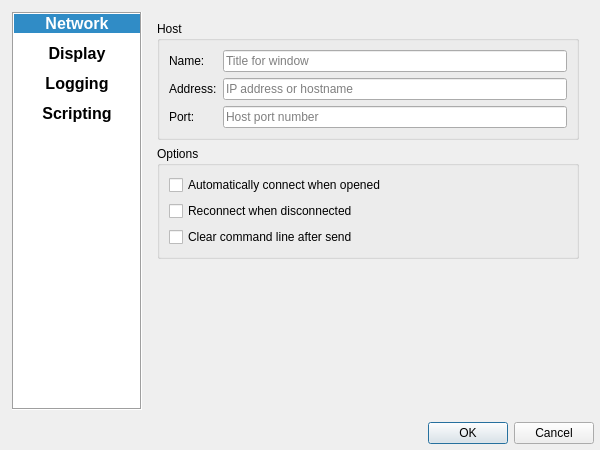
<?xml version="1.0" encoding="UTF-8"?>
<ui version="4.0">
 <class>DialogProfile</class>
 <widget class="QDialog" name="DialogProfile">
  <property name="geometry">
   <rect>
    <x>0</x>
    <y>0</y>
    <width>600</width>
    <height>450</height>
   </rect>
  </property>
  <property name="sizePolicy">
   <sizepolicy hsizetype="Expanding" vsizetype="Expanding">
    <horstretch>0</horstretch>
    <verstretch>0</verstretch>
   </sizepolicy>
  </property>
  <property name="minimumSize">
   <size>
    <width>469</width>
    <height>339</height>
   </size>
  </property>
  <property name="windowTitle">
   <string>Profile Preferences</string>
  </property>
  <property name="modal">
   <bool>true</bool>
  </property>
  <layout class="QVBoxLayout" name="verticalLayout_3">
   <property name="leftMargin">
    <number>6</number>
   </property>
   <property name="topMargin">
    <number>6</number>
   </property>
   <property name="rightMargin">
    <number>6</number>
   </property>
   <property name="bottomMargin">
    <number>6</number>
   </property>
   <item>
    <layout class="QHBoxLayout" name="horizontalLayout">
     <property name="leftMargin">
      <number>6</number>
     </property>
     <property name="topMargin">
      <number>6</number>
     </property>
     <property name="rightMargin">
      <number>6</number>
     </property>
     <property name="bottomMargin">
      <number>6</number>
     </property>
     <item>
      <widget class="QListWidget" name="pageList">
       <property name="sizePolicy">
        <sizepolicy hsizetype="Fixed" vsizetype="Expanding">
         <horstretch>0</horstretch>
         <verstretch>0</verstretch>
        </sizepolicy>
       </property>
       <property name="minimumSize">
        <size>
         <width>130</width>
         <height>0</height>
        </size>
       </property>
       <property name="maximumSize">
        <size>
         <width>97</width>
         <height>16777215</height>
        </size>
       </property>
       <property name="font">
        <font>
         <pointsize>12</pointsize>
         <weight>75</weight>
         <bold>true</bold>
        </font>
       </property>
       <property name="frameShape">
        <enum>QFrame::Box</enum>
       </property>
       <property name="horizontalScrollBarPolicy">
        <enum>Qt::ScrollBarAlwaysOff</enum>
       </property>
       <property name="editTriggers">
        <set>QAbstractItemView::NoEditTriggers</set>
       </property>
       <property name="movement">
        <enum>QListView::Snap</enum>
       </property>
       <property name="isWrapping" stdset="0">
        <bool>false</bool>
       </property>
       <property name="gridSize">
        <size>
         <width>0</width>
         <height>30</height>
        </size>
       </property>
       <property name="uniformItemSizes">
        <bool>true</bool>
       </property>
       <property name="currentRow">
        <number>0</number>
       </property>
       <item>
        <property name="text">
         <string>Network</string>
        </property>
        <property name="textAlignment">
         <set>AlignHCenter|AlignVCenter|AlignCenter</set>
        </property>
        <property name="icon">
         <iconset resource="mudder.qrc">
          <normaloff>:/icons/connection</normaloff>:/icons/connection</iconset>
        </property>
        <property name="flags">
         <set>ItemIsSelectable|ItemIsEnabled</set>
        </property>
       </item>
       <item>
        <property name="text">
         <string>Display</string>
        </property>
        <property name="textAlignment">
         <set>AlignHCenter|AlignVCenter|AlignCenter</set>
        </property>
        <property name="icon">
         <iconset resource="mudder.qrc">
          <normaloff>:/icons/display</normaloff>:/icons/display</iconset>
        </property>
        <property name="flags">
         <set>ItemIsSelectable|ItemIsEnabled</set>
        </property>
       </item>
       <item>
        <property name="text">
         <string>Logging</string>
        </property>
        <property name="textAlignment">
         <set>AlignHCenter|AlignVCenter|AlignCenter</set>
        </property>
        <property name="icon">
         <iconset resource="mudder.qrc">
          <normaloff>:/icons/logging</normaloff>:/icons/logging</iconset>
        </property>
        <property name="flags">
         <set>ItemIsSelectable|ItemIsEnabled</set>
        </property>
       </item>
       <item>
        <property name="text">
         <string>Scripting</string>
        </property>
        <property name="textAlignment">
         <set>AlignHCenter|AlignVCenter|AlignCenter</set>
        </property>
        <property name="icon">
         <iconset resource="mudder.qrc">
          <normaloff>:/icons/scripting</normaloff>:/icons/scripting</iconset>
        </property>
        <property name="flags">
         <set>ItemIsSelectable|ItemIsEnabled</set>
        </property>
       </item>
      </widget>
     </item>
     <item>
      <widget class="QStackedWidget" name="stackedWidget">
       <property name="sizePolicy">
        <sizepolicy hsizetype="Expanding" vsizetype="Expanding">
         <horstretch>0</horstretch>
         <verstretch>0</verstretch>
        </sizepolicy>
       </property>
       <property name="currentIndex">
        <number>0</number>
       </property>
       <widget class="QWidget" name="connection">
        <property name="sizePolicy">
         <sizepolicy hsizetype="Expanding" vsizetype="Expanding">
          <horstretch>0</horstretch>
          <verstretch>0</verstretch>
         </sizepolicy>
        </property>
        <layout class="QVBoxLayout" name="verticalLayout" stretch="0,0,1">
         <item>
          <widget class="QGroupBox" name="groupConnectHost">
           <property name="sizePolicy">
            <sizepolicy hsizetype="Expanding" vsizetype="Preferred">
             <horstretch>0</horstretch>
             <verstretch>0</verstretch>
            </sizepolicy>
           </property>
           <property name="minimumSize">
            <size>
             <width>0</width>
             <height>104</height>
            </size>
           </property>
           <property name="title">
            <string>Host</string>
           </property>
           <layout class="QFormLayout" name="formLayout_2">
            <item row="0" column="0">
             <widget class="QLabel" name="labelName">
              <property name="text">
               <string>Name:</string>
              </property>
             </widget>
            </item>
            <item row="0" column="1">
             <widget class="QLineEdit" name="name">
              <property name="maxLength">
               <number>30</number>
              </property>
              <property name="placeholderText">
               <string>Title for window</string>
              </property>
             </widget>
            </item>
            <item row="1" column="0">
             <widget class="QLabel" name="labelAddress">
              <property name="text">
               <string>Address:</string>
              </property>
             </widget>
            </item>
            <item row="1" column="1">
             <widget class="QLineEdit" name="address">
              <property name="placeholderText">
               <string>IP address or hostname</string>
              </property>
             </widget>
            </item>
            <item row="2" column="0">
             <widget class="QLabel" name="labelPort">
              <property name="text">
               <string>Port:</string>
              </property>
             </widget>
            </item>
            <item row="2" column="1">
             <widget class="QLineEdit" name="port">
              <property name="inputMask">
               <string>D0000</string>
              </property>
              <property name="placeholderText">
               <string>Host port number</string>
              </property>
             </widget>
            </item>
           </layout>
          </widget>
         </item>
         <item>
          <widget class="QGroupBox" name="groupConnectToggles">
           <property name="sizePolicy">
            <sizepolicy hsizetype="Expanding" vsizetype="Preferred">
             <horstretch>0</horstretch>
             <verstretch>0</verstretch>
            </sizepolicy>
           </property>
           <property name="minimumSize">
            <size>
             <width>0</width>
             <height>78</height>
            </size>
           </property>
           <property name="title">
            <string>Options</string>
           </property>
           <property name="alignment">
            <set>Qt::AlignLeading|Qt::AlignLeft|Qt::AlignTop</set>
           </property>
           <layout class="QFormLayout" name="formLayout_6">
            <property name="fieldGrowthPolicy">
             <enum>QFormLayout::AllNonFixedFieldsGrow</enum>
            </property>
            <item row="0" column="0">
             <widget class="QCheckBox" name="checkAutoConnect">
              <property name="text">
               <string>Automatically connect when opened</string>
              </property>
             </widget>
            </item>
            <item row="1" column="0">
             <widget class="QCheckBox" name="checkReconnect">
              <property name="text">
               <string>Reconnect when disconnected</string>
              </property>
             </widget>
            </item>
            <item row="2" column="0">
             <widget class="QCheckBox" name="checkClearCommands">
              <property name="text">
               <string>Clear command line after send</string>
              </property>
             </widget>
            </item>
           </layout>
          </widget>
         </item>
         <item>
          <spacer name="verticalSpacer">
           <property name="orientation">
            <enum>Qt::Vertical</enum>
           </property>
           <property name="sizeHint" stdset="0">
            <size>
             <width>0</width>
             <height>0</height>
            </size>
           </property>
          </spacer>
         </item>
        </layout>
       </widget>
       <widget class="QWidget" name="display">
        <layout class="QVBoxLayout" name="verticalLayout_2" stretch="0,0,0,0,1">
         <item>
          <widget class="QGroupBox" name="groupOutputFont">
           <property name="title">
            <string>Output Font</string>
           </property>
           <layout class="QFormLayout" name="formLayout">
            <property name="labelAlignment">
             <set>Qt::AlignRight|Qt::AlignTrailing|Qt::AlignVCenter</set>
            </property>
            <item row="0" column="0">
             <widget class="QLabel" name="labelOutputFont">
              <property name="text">
               <string>Family:</string>
              </property>
              <property name="alignment">
               <set>Qt::AlignRight|Qt::AlignTrailing|Qt::AlignVCenter</set>
              </property>
             </widget>
            </item>
            <item row="0" column="1">
             <widget class="QFontComboBox" name="comboOutputFont">
              <property name="editable">
               <bool>false</bool>
              </property>
              <property name="writingSystem">
               <enum>QFontDatabase::Latin</enum>
              </property>
              <property name="fontFilters">
               <set>QFontComboBox::MonospacedFonts</set>
              </property>
              <property name="currentFont">
               <font>
                <family>Lucida Console</family>
                <pointsize>10</pointsize>
               </font>
              </property>
             </widget>
            </item>
            <item row="1" column="0">
             <widget class="QLabel" name="labelOutputFontSize">
              <property name="text">
               <string>Point size:</string>
              </property>
              <property name="alignment">
               <set>Qt::AlignRight|Qt::AlignTrailing|Qt::AlignVCenter</set>
              </property>
             </widget>
            </item>
            <item row="1" column="1">
             <widget class="QComboBox" name="comboOutputFontSize"/>
            </item>
            <item row="2" column="0">
             <widget class="QLabel" name="labelOutputAntiAliased">
              <property name="text">
               <string>Anti-aliased:</string>
              </property>
             </widget>
            </item>
            <item row="2" column="1">
             <widget class="QCheckBox" name="checkOutputAntiAliased">
              <property name="text">
               <string/>
              </property>
             </widget>
            </item>
           </layout>
          </widget>
         </item>
         <item>
          <widget class="QGroupBox" name="groupInputFont">
           <property name="title">
            <string>Input Font</string>
           </property>
           <layout class="QFormLayout" name="formLayout_4">
            <property name="labelAlignment">
             <set>Qt::AlignRight|Qt::AlignTrailing|Qt::AlignVCenter</set>
            </property>
            <item row="0" column="0">
             <widget class="QLabel" name="labelInputFont">
              <property name="text">
               <string>Family:</string>
              </property>
              <property name="alignment">
               <set>Qt::AlignRight|Qt::AlignTrailing|Qt::AlignVCenter</set>
              </property>
             </widget>
            </item>
            <item row="0" column="1">
             <widget class="QFontComboBox" name="comboInputFont">
              <property name="editable">
               <bool>false</bool>
              </property>
              <property name="writingSystem">
               <enum>QFontDatabase::Latin</enum>
              </property>
              <property name="fontFilters">
               <set>QFontComboBox::MonospacedFonts</set>
              </property>
              <property name="currentFont">
               <font>
                <family>Courier New</family>
                <pointsize>8</pointsize>
               </font>
              </property>
             </widget>
            </item>
            <item row="1" column="0">
             <widget class="QLabel" name="labelInputFontSize">
              <property name="text">
               <string>Point size:</string>
              </property>
              <property name="alignment">
               <set>Qt::AlignRight|Qt::AlignTrailing|Qt::AlignVCenter</set>
              </property>
             </widget>
            </item>
            <item row="1" column="1">
             <widget class="QComboBox" name="comboInputFontSize"/>
            </item>
            <item row="2" column="0">
             <widget class="QLabel" name="labelInputAntiAliased">
              <property name="text">
               <string>Anti-aliased:</string>
              </property>
             </widget>
            </item>
            <item row="2" column="1">
             <widget class="QCheckBox" name="checkInputAntiAliased">
              <property name="text">
               <string/>
              </property>
             </widget>
            </item>
           </layout>
          </widget>
         </item>
         <item>
          <widget class="QGroupBox" name="groupDisplayOptions">
           <property name="enabled">
            <bool>false</bool>
           </property>
           <property name="title">
            <string>Options</string>
           </property>
           <layout class="QVBoxLayout" name="verticalLayout_6">
            <item>
             <widget class="QCheckBox" name="checkAutoWrap">
              <property name="text">
               <string>Automatically adjust wrap width to display width</string>
              </property>
             </widget>
            </item>
            <item>
             <layout class="QFormLayout" name="formLayout_7">
              <item row="0" column="0">
               <widget class="QLabel" name="labelWrapColumn">
                <property name="text">
                 <string>Wrap width:</string>
                </property>
               </widget>
              </item>
              <item row="0" column="1">
               <widget class="QSpinBox" name="wrapColumn">
                <property name="minimumSize">
                 <size>
                  <width>100</width>
                  <height>0</height>
                 </size>
                </property>
                <property name="maximumSize">
                 <size>
                  <width>100</width>
                  <height>16777215</height>
                 </size>
                </property>
                <property name="minimum">
                 <number>40</number>
                </property>
                <property name="maximum">
                 <number>250</number>
                </property>
                <property name="value">
                 <number>81</number>
                </property>
               </widget>
              </item>
             </layout>
            </item>
           </layout>
          </widget>
         </item>
         <item>
          <widget class="QGroupBox" name="groupDisplayColors">
           <property name="title">
            <string>Colors</string>
           </property>
           <layout class="QGridLayout" name="gridLayout">
            <item row="0" column="2">
             <widget class="QLineEdit" name="editCommandSample">
              <property name="minimumSize">
               <size>
                <width>150</width>
                <height>23</height>
               </size>
              </property>
              <property name="styleSheet">
               <string notr="true">color: rgb(85, 0, 0);
background-color: rgb(85, 170, 255);</string>
              </property>
              <property name="text">
               <string>Sample Text</string>
              </property>
              <property name="frame">
               <bool>false</bool>
              </property>
              <property name="alignment">
               <set>Qt::AlignCenter</set>
              </property>
              <property name="readOnly">
               <bool>true</bool>
              </property>
             </widget>
            </item>
            <item row="0" column="0">
             <widget class="QLabel" name="labelCommandColors">
              <property name="text">
               <string>Commands:</string>
              </property>
             </widget>
            </item>
            <item row="0" column="4">
             <widget class="QPushButton" name="fgCommand">
              <property name="minimumSize">
               <size>
                <width>50</width>
                <height>0</height>
               </size>
              </property>
              <property name="text">
               <string/>
              </property>
              <property name="autoDefault">
               <bool>false</bool>
              </property>
             </widget>
            </item>
            <item row="0" column="5">
             <widget class="QPushButton" name="bgCommand">
              <property name="minimumSize">
               <size>
                <width>50</width>
                <height>0</height>
               </size>
              </property>
              <property name="text">
               <string/>
              </property>
              <property name="autoDefault">
               <bool>false</bool>
              </property>
             </widget>
            </item>
            <item row="0" column="1">
             <spacer name="horizontalSpacer">
              <property name="orientation">
               <enum>Qt::Horizontal</enum>
              </property>
              <property name="sizeHint" stdset="0">
               <size>
                <width>40</width>
                <height>20</height>
               </size>
              </property>
             </spacer>
            </item>
            <item row="0" column="3">
             <spacer name="horizontalSpacer_2">
              <property name="orientation">
               <enum>Qt::Horizontal</enum>
              </property>
              <property name="sizeHint" stdset="0">
               <size>
                <width>40</width>
                <height>20</height>
               </size>
              </property>
             </spacer>
            </item>
            <item row="1" column="0">
             <widget class="QLabel" name="labelNoteColors">
              <property name="text">
               <string>Notes:</string>
              </property>
             </widget>
            </item>
            <item row="1" column="1">
             <spacer name="horizontalSpacer_3">
              <property name="orientation">
               <enum>Qt::Horizontal</enum>
              </property>
              <property name="sizeHint" stdset="0">
               <size>
                <width>40</width>
                <height>20</height>
               </size>
              </property>
             </spacer>
            </item>
            <item row="1" column="2">
             <widget class="QLineEdit" name="editNoteSample">
              <property name="minimumSize">
               <size>
                <width>150</width>
                <height>23</height>
               </size>
              </property>
              <property name="styleSheet">
               <string notr="true">color: rgb(85, 0, 0);
background-color: rgb(85, 170, 255);</string>
              </property>
              <property name="text">
               <string>Sample Text</string>
              </property>
              <property name="frame">
               <bool>false</bool>
              </property>
              <property name="alignment">
               <set>Qt::AlignCenter</set>
              </property>
              <property name="readOnly">
               <bool>true</bool>
              </property>
             </widget>
            </item>
            <item row="1" column="3">
             <spacer name="horizontalSpacer_4">
              <property name="orientation">
               <enum>Qt::Horizontal</enum>
              </property>
              <property name="sizeHint" stdset="0">
               <size>
                <width>40</width>
                <height>20</height>
               </size>
              </property>
             </spacer>
            </item>
            <item row="1" column="4">
             <widget class="QPushButton" name="fgNote">
              <property name="minimumSize">
               <size>
                <width>50</width>
                <height>0</height>
               </size>
              </property>
              <property name="text">
               <string/>
              </property>
              <property name="autoDefault">
               <bool>false</bool>
              </property>
             </widget>
            </item>
            <item row="1" column="5">
             <widget class="QPushButton" name="bgNote">
              <property name="minimumSize">
               <size>
                <width>50</width>
                <height>0</height>
               </size>
              </property>
              <property name="text">
               <string/>
              </property>
              <property name="autoDefault">
               <bool>false</bool>
              </property>
             </widget>
            </item>
           </layout>
          </widget>
         </item>
         <item>
          <spacer name="verticalSpacer_2">
           <property name="orientation">
            <enum>Qt::Vertical</enum>
           </property>
           <property name="sizeHint" stdset="0">
            <size>
             <width>20</width>
             <height>40</height>
            </size>
           </property>
          </spacer>
         </item>
        </layout>
       </widget>
       <widget class="QWidget" name="logging">
        <layout class="QVBoxLayout" name="verticalLayout_5" stretch="0,1">
         <item>
          <widget class="QGroupBox" name="groupLoggingOptions">
           <property name="title">
            <string>Options</string>
           </property>
           <layout class="QFormLayout" name="formLayout_5">
            <property name="labelAlignment">
             <set>Qt::AlignRight|Qt::AlignTrailing|Qt::AlignVCenter</set>
            </property>
            <item row="2" column="0">
             <widget class="QLabel" name="labelLoggingAutoStart">
              <property name="text">
               <string>Auto-start:</string>
              </property>
             </widget>
            </item>
            <item row="2" column="1">
             <widget class="QCheckBox" name="loggingAutoStart">
              <property name="enabled">
               <bool>true</bool>
              </property>
             </widget>
            </item>
            <item row="0" column="0">
             <widget class="QLabel" name="labelLoggingDirectory">
              <property name="text">
               <string>Directory:</string>
              </property>
             </widget>
            </item>
            <item row="0" column="1">
             <layout class="QHBoxLayout" name="horizontalLayout_3">
              <item>
               <widget class="QLineEdit" name="loggingDirectory">
                <property name="enabled">
                 <bool>true</bool>
                </property>
                <property name="placeholderText">
                 <string>Destination for log files</string>
                </property>
               </widget>
              </item>
              <item>
               <widget class="QToolButton" name="loggingDirectoryBrowse">
                <property name="enabled">
                 <bool>true</bool>
                </property>
                <property name="text">
                 <string>...</string>
                </property>
               </widget>
              </item>
             </layout>
            </item>
            <item row="1" column="0">
             <widget class="QLabel" name="labelLoggingFilename">
              <property name="text">
               <string>File naming:</string>
              </property>
             </widget>
            </item>
            <item row="1" column="1">
             <widget class="QLineEdit" name="loggingFilename">
              <property name="enabled">
               <bool>true</bool>
              </property>
              <property name="toolTip">
               <string>&lt;html&gt;&lt;head/&gt;&lt;body&gt;&lt;p&gt;&lt;span style=&quot; font-weight:600;&quot;&gt;%P&lt;/span&gt; : profile name&lt;br/&gt;&lt;span style=&quot; font-weight:600;&quot;&gt;%D&lt;/span&gt; : current date (yyyy-MM-dd)&lt;br /&gt;&lt;span style=&quot; font-weight:600;&quot;&gt;%T&lt;/span&gt; : current time (hh-mm-ss)&lt;/p&gt;&lt;/body&gt;&lt;/html&gt;</string>
              </property>
              <property name="placeholderText">
               <string>Automatic log naming scheme</string>
              </property>
             </widget>
            </item>
           </layout>
          </widget>
         </item>
         <item>
          <spacer name="verticalSpacer_3">
           <property name="orientation">
            <enum>Qt::Vertical</enum>
           </property>
           <property name="sizeHint" stdset="0">
            <size>
             <width>20</width>
             <height>40</height>
            </size>
           </property>
          </spacer>
         </item>
        </layout>
       </widget>
       <widget class="QWidget" name="scripting">
        <layout class="QVBoxLayout" name="verticalLayout_4">
         <item>
          <widget class="QGroupBox" name="groupScriptingOptions">
           <property name="title">
            <string>Options</string>
           </property>
           <layout class="QFormLayout" name="formLayout_3">
            <item row="0" column="0">
             <widget class="QLabel" name="labelScriptFilename">
              <property name="text">
               <string>Filename:</string>
              </property>
             </widget>
            </item>
            <item row="0" column="1">
             <layout class="QHBoxLayout" name="horizontalLayout_2">
              <item>
               <widget class="QLineEdit" name="scriptFilename">
                <property name="placeholderText">
                 <string>Main script file parsed on startup</string>
                </property>
               </widget>
              </item>
              <item>
               <widget class="QToolButton" name="scriptFilenameBrowse">
                <property name="text">
                 <string>...</string>
                </property>
               </widget>
              </item>
             </layout>
            </item>
            <item row="1" column="0">
             <widget class="QLabel" name="labelScriptPrefix">
              <property name="text">
               <string>Prefix:</string>
              </property>
              <property name="alignment">
               <set>Qt::AlignLeading|Qt::AlignLeft|Qt::AlignVCenter</set>
              </property>
             </widget>
            </item>
            <item row="1" column="1">
             <widget class="QLineEdit" name="scriptPrefix">
              <property name="placeholderText">
               <string>Denotes a command-line script</string>
              </property>
             </widget>
            </item>
           </layout>
          </widget>
         </item>
         <item>
          <spacer name="verticalSpacer_4">
           <property name="orientation">
            <enum>Qt::Vertical</enum>
           </property>
           <property name="sizeHint" stdset="0">
            <size>
             <width>20</width>
             <height>40</height>
            </size>
           </property>
          </spacer>
         </item>
        </layout>
       </widget>
      </widget>
     </item>
    </layout>
   </item>
   <item>
    <widget class="QDialogButtonBox" name="buttonBox">
     <property name="orientation">
      <enum>Qt::Horizontal</enum>
     </property>
     <property name="standardButtons">
      <set>QDialogButtonBox::Cancel|QDialogButtonBox::Ok</set>
     </property>
    </widget>
   </item>
  </layout>
 </widget>
 <tabstops>
  <tabstop>pageList</tabstop>
  <tabstop>name</tabstop>
  <tabstop>address</tabstop>
  <tabstop>port</tabstop>
  <tabstop>checkAutoConnect</tabstop>
  <tabstop>checkReconnect</tabstop>
  <tabstop>checkClearCommands</tabstop>
  <tabstop>comboOutputFont</tabstop>
  <tabstop>comboOutputFontSize</tabstop>
  <tabstop>checkOutputAntiAliased</tabstop>
  <tabstop>comboInputFont</tabstop>
  <tabstop>comboInputFontSize</tabstop>
  <tabstop>checkInputAntiAliased</tabstop>
  <tabstop>checkAutoWrap</tabstop>
  <tabstop>editCommandSample</tabstop>
  <tabstop>fgCommand</tabstop>
  <tabstop>bgCommand</tabstop>
  <tabstop>editNoteSample</tabstop>
  <tabstop>fgNote</tabstop>
  <tabstop>bgNote</tabstop>
  <tabstop>loggingDirectory</tabstop>
  <tabstop>loggingDirectoryBrowse</tabstop>
  <tabstop>loggingFilename</tabstop>
  <tabstop>loggingAutoStart</tabstop>
  <tabstop>scriptFilename</tabstop>
  <tabstop>scriptFilenameBrowse</tabstop>
  <tabstop>scriptPrefix</tabstop>
  <tabstop>buttonBox</tabstop>
 </tabstops>
 <resources>
  <include location="mudder.qrc"/>
 </resources>
 <connections>
  <connection>
   <sender>buttonBox</sender>
   <signal>accepted()</signal>
   <receiver>DialogProfile</receiver>
   <slot>accept()</slot>
   <hints>
    <hint type="sourcelabel">
     <x>234</x>
     <y>318</y>
    </hint>
    <hint type="destinationlabel">
     <x>234</x>
     <y>169</y>
    </hint>
   </hints>
  </connection>
  <connection>
   <sender>buttonBox</sender>
   <signal>rejected()</signal>
   <receiver>DialogProfile</receiver>
   <slot>reject()</slot>
   <hints>
    <hint type="sourcelabel">
     <x>234</x>
     <y>318</y>
    </hint>
    <hint type="destinationlabel">
     <x>234</x>
     <y>169</y>
    </hint>
   </hints>
  </connection>
 </connections>
</ui>
